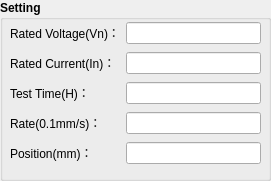
    <widget class="QGroupBox" name="groupBox_35">
     <property name="geometry">
      <rect>
       <x>70</x>
       <y>120</y>
       <width>271</width>
       <height>181</height>
      </rect>
     </property>
     <property name="font">
      <font>
       <weight>75</weight>
       <bold>true</bold>
      </font>
     </property>
     <property name="styleSheet">
      <string notr="true">
#groupBox_login * {background-color: rgb();}</string>
     </property>
     <property name="title">
      <string>Setting</string>
     </property>
     <widget class="QWidget" name="gridLayoutWidget_11">
      <property name="geometry">
       <rect>
        <x>10</x>
        <y>20</y>
        <width>251</width>
        <height>151</height>
       </rect>
      </property>
      <layout class="QGridLayout" name="gridLayout_9">
       <item row="0" column="0">
        <widget class="QLabel" name="label_41">
         <property name="styleSheet">
          <string notr="true"/>
         </property>
         <property name="text">
          <string>Rated Voltage(Vn)：</string>
         </property>
         <property name="alignment">
          <set>Qt::AlignLeading|Qt::AlignLeft|Qt::AlignVCenter</set>
         </property>
        </widget>
       </item>
       <item row="3" column="0">
        <widget class="QLabel" name="label_44">
         <property name="styleSheet">
          <string notr="true"/>
         </property>
         <property name="text">
          <string>Rate(0.1mm/s)：</string>
         </property>
         <property name="alignment">
          <set>Qt::AlignLeading|Qt::AlignLeft|Qt::AlignVCenter</set>
         </property>
        </widget>
       </item>
       <item row="4" column="0">
        <widget class="QLabel" name="label_36">
         <property name="styleSheet">
          <string notr="true"/>
         </property>
         <property name="text">
          <string>Position(mm)：</string>
         </property>
         <property name="alignment">
          <set>Qt::AlignLeading|Qt::AlignLeft|Qt::AlignVCenter</set>
         </property>
        </widget>
       </item>
       <item row="1" column="0">
        <widget class="QLabel" name="label_42">
         <property name="styleSheet">
          <string notr="true"/>
         </property>
         <property name="text">
          <string>Rated Current(In)：</string>
         </property>
         <property name="alignment">
          <set>Qt::AlignLeading|Qt::AlignLeft|Qt::AlignVCenter</set>
         </property>
        </widget>
       </item>
       <item row="2" column="0">
        <widget class="QLabel" name="label_40">
         <property name="styleSheet">
          <string notr="true"/>
         </property>
         <property name="text">
          <string>Test Time(H)：</string>
         </property>
         <property name="alignment">
          <set>Qt::AlignLeading|Qt::AlignLeft|Qt::AlignVCenter</set>
         </property>
        </widget>
       </item>
       <item row="0" column="1">
        <widget class="QLineEdit" name="lineEditVn_2">
         <property name="toolTip">
          <string>130/250/440(V)</string>
         </property>
         <property name="alignment">
          <set>Qt::AlignRight|Qt::AlignTrailing|Qt::AlignVCenter</set>
         </property>
        </widget>
       </item>
       <item row="1" column="1">
        <widget class="QLineEdit" name="lineEditIn_2">
         <property name="toolTip">
          <string>0-32(A)</string>
         </property>
         <property name="alignment">
          <set>Qt::AlignRight|Qt::AlignTrailing|Qt::AlignVCenter</set>
         </property>
        </widget>
       </item>
       <item row="2" column="1">
        <widget class="QLineEdit" name="lineEditH_2">
         <property name="toolTip">
          <string>H</string>
         </property>
         <property name="alignment">
          <set>Qt::AlignRight|Qt::AlignTrailing|Qt::AlignVCenter</set>
         </property>
        </widget>
       </item>
       <item row="3" column="1">
        <widget class="QLineEdit" name="lineEditRate_2">
         <property name="toolTip">
          <string>mm/s</string>
         </property>
         <property name="styleSheet">
          <string notr="true"/>
         </property>
         <property name="text">
          <string/>
         </property>
         <property name="maxLength">
          <number>3</number>
         </property>
         <property name="alignment">
          <set>Qt::AlignRight|Qt::AlignTrailing|Qt::AlignVCenter</set>
         </property>
        </widget>
       </item>
       <item row="4" column="1">
        <widget class="QLineEdit" name="lineEditPosition_2">
         <property name="toolTip">
          <string>mm</string>
         </property>
         <property name="text">
          <string/>
         </property>
         <property name="maxLength">
          <number>3</number>
         </property>
         <property name="alignment">
          <set>Qt::AlignRight|Qt::AlignTrailing|Qt::AlignVCenter</set>
         </property>
        </widget>
       </item>
      </layout>
     </widget>
    </widget>
